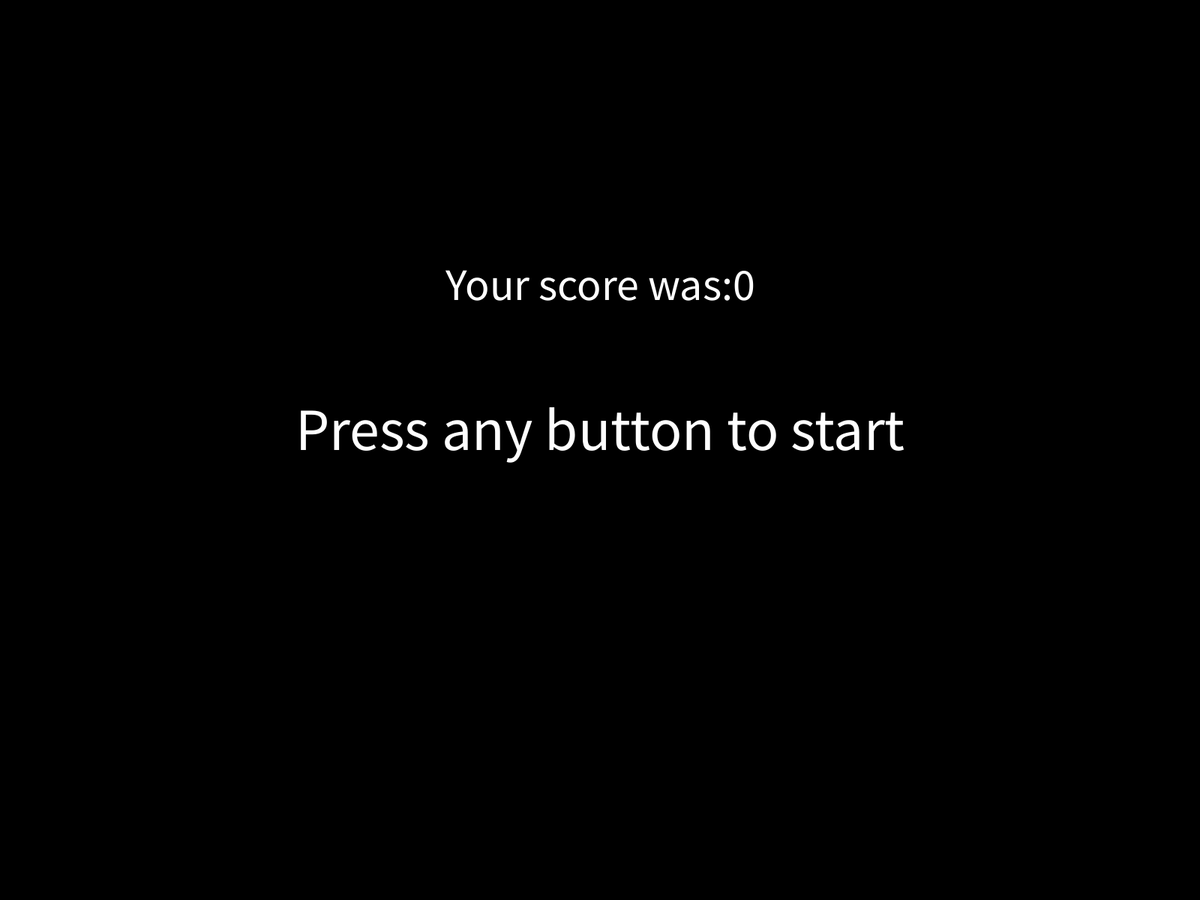
Frame 1 (no input)
Frame 60 (the mouse pressed at the canvas centre just before this capture): identical to frame 1, image omitted
Frame 120 (the mouse held since frame 60 and released just before this capture): identical to frame 1, image omitted

The Processing sketch that drew this single still picture (run headless with seeded random() and noise(); from frame 60 on, the mouse is pressed at the canvas centre):

// Processing sketch: H13_eind_opdracht
// ── H13_eind_opdracht.pde
float x,y,s = 100;
int score = 0;
int seconden = 0;
int timeSpent = 0;
int millisLeft;
int aantalSec;
String text;
boolean pressed;
boolean tijd = false;

void setup(){
  fullScreen();
  //size(500,500);
  textAlign(CENTER);
  textSize(35);
  resetPos();
}

void draw(){
  background(0);
  fill(255);

  if(tijd == true){
    aantalSec = 9 - (millis()/1000) + timeSpent;
    millisLeft = 1000 - (millis()%1000);
  }

  
  if(!tijd){
    aantalSec = 0;
    millisLeft = 0;
  }
  
 if(aantalSec == -1){
   tijd = false;
   resetPos();
 }
 
  if(!pressed && mousePressed && tijd){
    pressed = true;
    if(mouseX > x - (s/2) && mouseY < y + (s/2) && mouseX < x + (s/2)){
      if(s < 50){
        score++;
      }
      score++;
      randomPos();
      s = max(20,s-10);
    }else{
      resetPos();
     // randomPos();
      score -= 1;
      s = min(200,s+10);
    }
  }
  
  if(pressed && !mousePressed){
    pressed = false;
  }
  
  if(!tijd){
    aantalSec = 0;
    millisLeft = 0;
    textSize(height/15);
    text("Press any button to start", width/2,height/2);   
    textSize(height/20);
    text("Your score was:" + score,width /2 , height/3);
    s = 100;
  }

 if(tijd){
  textSize(height/25);
  text("press any button to stop", width/2, height/ 1.05);
  ellipse(x,y,s,s);
  text("Score " + score,width /2 , 40);
  text("seconden " + aantalSec + " " + nf(millisLeft, 3), width /2,80);
   if(score <= -4 && score >= -10){
   text("maybe you should try again", width /2, 150);
 }else{
   if (score <= -10){
   text("just stop",width /2, 150);
      }
    }
  }
}

void resetPos(){
  x = width /2;
  y = height /2;
}

void keyPressed(KeyEvent r){
  if(!tijd){
    aantalSec = 9;
    timeSpent = millis()/1000;
    score = 0;
    resetPos();
    tijd = true;
  }else{
    tijd = false;
  }
}

void randomPos(){
  x = random(x/1.5, width - (x/1.5));
  y = random(x/1/5, height - (x/1.5));
}
